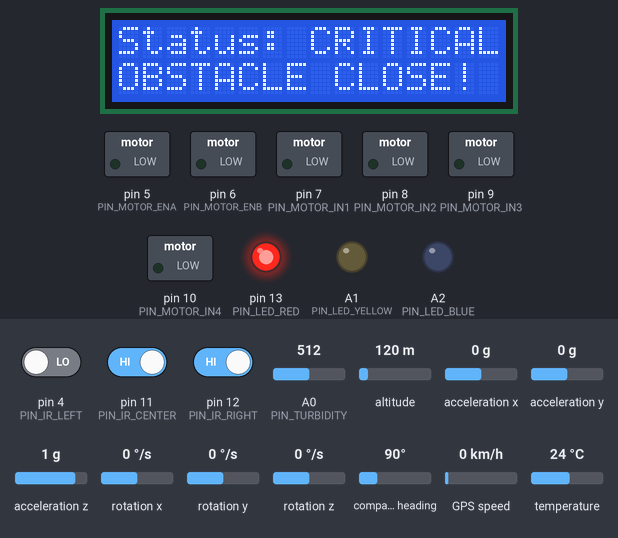
Bench run of a sketch on a simulated Arduino Uno, built with avr-gcc and run on an emulated ATmega328P. On the bench: 16×2 character LCD, switched loads named in the sketch (green lamp = pin HIGH), output pins drawn as LEDs (lit = HIGH). Inputs (shaded band) come from the test bench; at power-on: pin 4 (PIN_IR_LEFT) LOW, A0 (PIN_TURBIDITY) = 512, pin 11 (PIN_IR_CENTER) HIGH, pin 12 (PIN_IR_RIGHT) HIGH, altitude 120 m, acceleration x 0 g, acceleration y 0 g, acceleration z 1 g, rotation x 0 °/s, rotation y 0 °/s, rotation z 0 °/s, compass heading 90°, GPS speed 0 km/h, temperature 24 °C. Random numbers use the default seed unless the sketch sets one; the GPS gets a fix after 3 s at 37.7749, -122.4194 with 8 satellites; what the sketch prints to the serial monitor is not drawn.

Above: at 3.6 s.
3.7 s: pin 4 (PIN_IR_LEFT) driven HIGH
At 6.9 s:
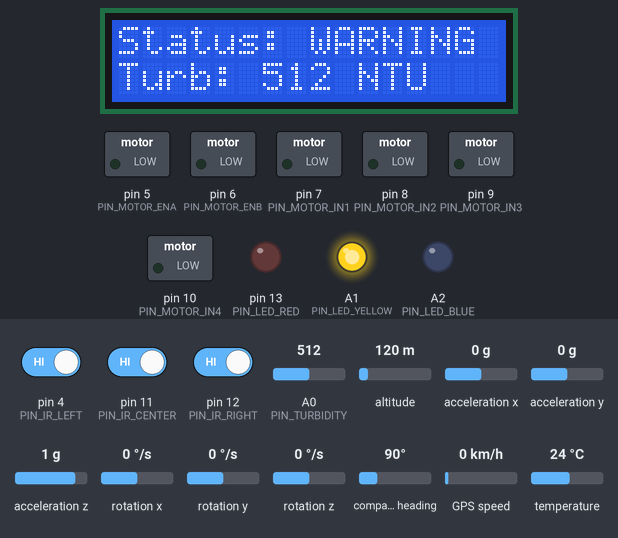
7.2 s: A0 (PIN_TURBIDITY) set to 415
At 10.2 s:
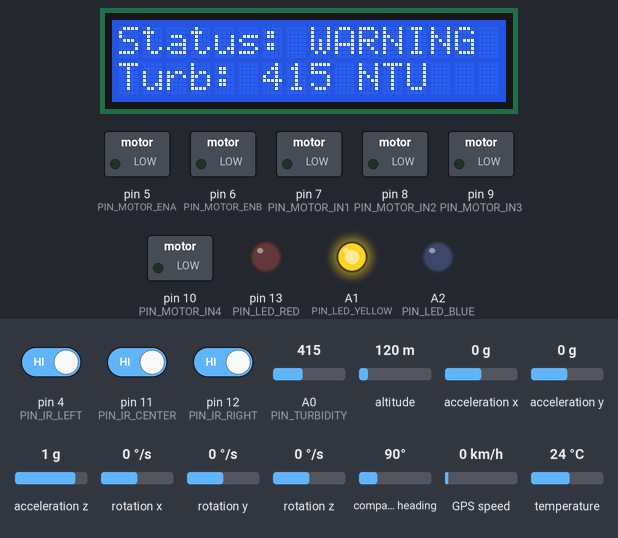
10.5 s: A0 (PIN_TURBIDITY) set to 391
At 12.6 s:
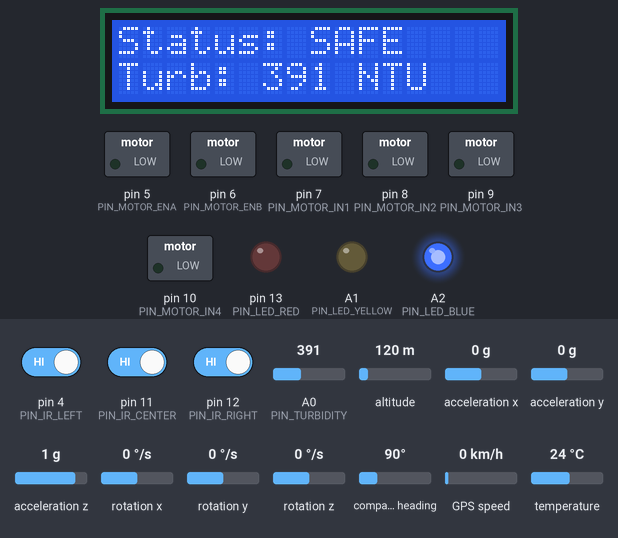
13.5 s: A0 (PIN_TURBIDITY) set to 716
At 16.2 s:
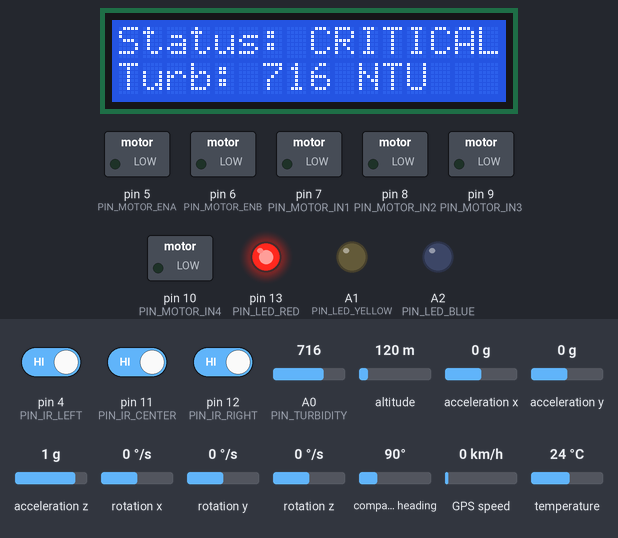
16.5 s: A0 (PIN_TURBIDITY) set to 615
At 18.6 s:
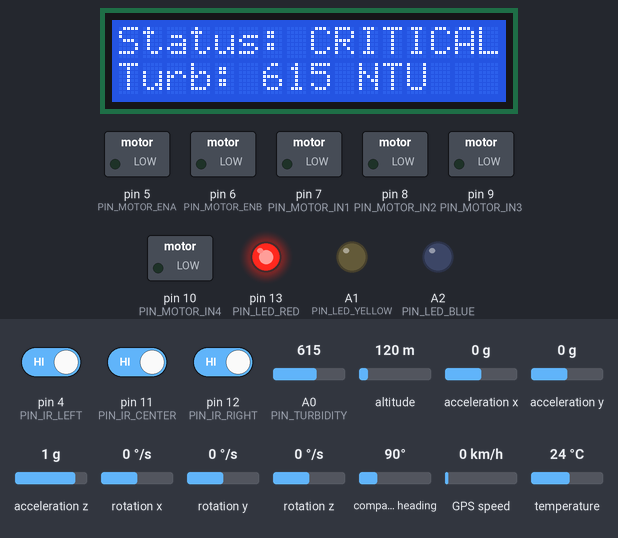
19.5 s: A0 (PIN_TURBIDITY) set to 585
At 20.5 s:
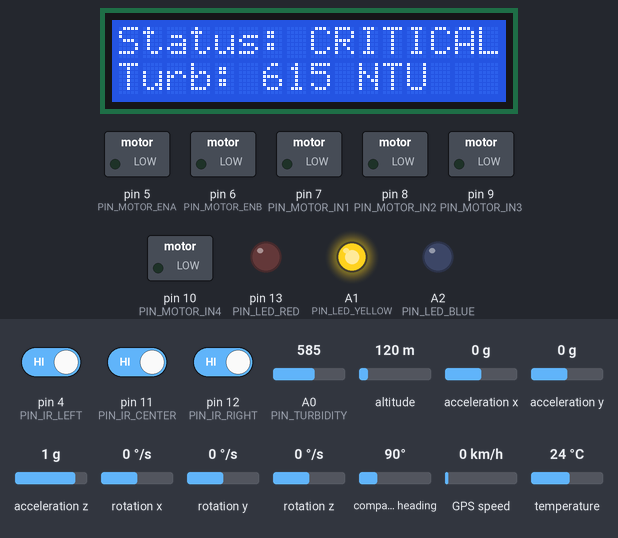
Timing chart, 0 to 22.5 s (numbered marks = the images above; inputs shaded):
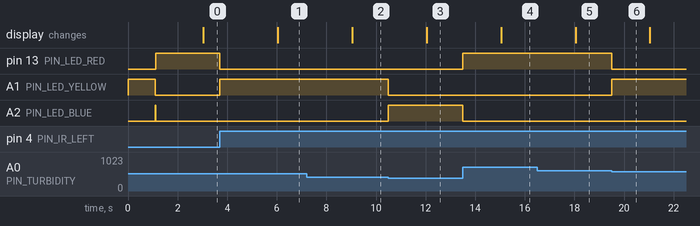

The sketch:

arduino_main.ino
```cpp
/**
 * Marine Sentinel - Main Arduino Controller Firmware
 *
 * Hardware Description:
 * - Arduino Uno / Nano (Main microcontroller)
 * - GPS NEO-6M (SoftwareSerial on Pins 2, 3)
 * - MPU6050 Gyro/Accelerometer (I2C: SDA=A4, SCL=A5)
 * - 16x2 LCD with I2C Backpack (I2C: SDA=A4, SCL=A5)
 * - Turbidity Sensor (Analog Pin A0)
 * - IR Proximity Sensors (Digital Pins 4, 11, 12)
 * - Status LEDs (Red=13, Yellow=A1, Blue=A2)
 * - L298N Motor Driver (ENA=5, ENB=6, IN1=7, IN2=8, IN3=9, IN4=10)
 * - Serial Link to PC / Companion Computer (Hardware Serial: Pins 0/RX, 1/TX)
 *
 * Dependencies:
 * - TinyGPS++ (by Mikal Hart)
 * - Adafruit MPU6050 (by Adafruit)
 * - Adafruit Unified Sensor (by Adafruit)
 * - LiquidCrystal_I2C (by Frank de Brabander)
 */

#include <Wire.h>
#include <SoftwareSerial.h>
#include <TinyGPS++.h>
#include <Adafruit_MPU6050.h>
#include <Adafruit_Sensor.h>
#include <LiquidCrystal_I2C.h>

// PIN DEFINITIONS
#define PIN_TURBIDITY      A0
#define PIN_LED_RED        13
#define PIN_LED_YELLOW     A1
#define PIN_LED_BLUE       A2

#define PIN_IR_LEFT        4
#define PIN_IR_CENTER      11
#define PIN_IR_RIGHT       12

#define PIN_MOTOR_ENA      5
#define PIN_MOTOR_ENB      6
#define PIN_MOTOR_IN1      7
#define PIN_MOTOR_IN2      8
#define PIN_MOTOR_IN3      9
#define PIN_MOTOR_IN4      10

#define GPS_RX_PIN         2
#define GPS_TX_PIN         3

// CONSTANTS & CONFIGURATION
const unsigned long SEND_INTERVAL = 3000; // Telemetry transmit interval (ms)
const int TURBIDITY_THRESHOLD_CRITICAL = 600; // Example analog read threshold
const int TURBIDITY_THRESHOLD_WARNING = 400;

// OBJECT INITIALIZATION
TinyGPSPlus gps;
SoftwareSerial gpsSerial(GPS_RX_PIN, GPS_TX_PIN); // RX=2 (to GPS TX), TX=3 (to GPS RX)
Adafruit_MPU6050 mpu;
LiquidCrystal_I2C lcd(0x27, 16, 2);

// GLOBAL STATE
unsigned long lastSendTime = 0;
String systemStatus = "SAFE"; // SAFE (Blue), WARNING (Yellow), CRITICAL (Red)

void setup() {
  // Initialize Hardware Serial for PC / Dashboard communication
  Serial.begin(115200);

  // Initialize Software Serial for GPS
  gpsSerial.begin(9600);

  // Initialize LED Pins
  pinMode(PIN_LED_RED, OUTPUT);
  pinMode(PIN_LED_YELLOW, OUTPUT);
  pinMode(PIN_LED_BLUE, OUTPUT);

  // Set default LED state (Yellow - Booting / Monitoring Init)
  setLEDs(false, true, false);

  // Initialize IR Proximity Sensor Pins
  pinMode(PIN_IR_LEFT, INPUT);
  pinMode(PIN_IR_CENTER, INPUT);
  pinMode(PIN_IR_RIGHT, INPUT);

  // Initialize Motor Driver Pins
  pinMode(PIN_MOTOR_ENA, OUTPUT);
  pinMode(PIN_MOTOR_ENB, OUTPUT);
  pinMode(PIN_MOTOR_IN1, OUTPUT);
  pinMode(PIN_MOTOR_IN2, OUTPUT);
  pinMode(PIN_MOTOR_IN3, OUTPUT);
  pinMode(PIN_MOTOR_IN4, OUTPUT);
  stopMotors();

  // Initialize LCD Screen
  lcd.init();
  lcd.backlight();
  lcd.setCursor(0, 0);
  lcd.print("MARINE SENTINEL");
  lcd.setCursor(0, 1);
  lcd.print("BOOTING...");

  // Initialize MPU6050 Gyro/Accel
  if (!mpu.begin()) {
    lcd.setCursor(0, 1);
    lcd.print("MPU6050 ERR!    ");
    delay(2000);
  } else {
    mpu.setAccelerometerRange(MPU6050_RANGE_8_G);
    mpu.setGyroRange(MPU6050_RANGE_500_DEG);
    mpu.setFilterBandwidth(MPU6050_BAND_21_HZ);
  }

  lcd.setCursor(0, 1);
  lcd.print("READY           ");
  delay(1000);

  // Start with default Blue (Ocean Safe) status after booting completes
  updateSystemStatus("SAFE");
}

void loop() {
  // 1. Process GPS incoming data from SoftwareSerial
  while (gpsSerial.available() > 0) {
    gps.encode(gpsSerial.read());
  }

  // 2. Process serial commands from PC / Dashboard (Steering Overrides)
  if (Serial.available() > 0) {
    handleIncomingCommand();
  }

  // 3. Read sensors & evaluate status
  int turbidityRaw = analogRead(PIN_TURBIDITY);
  bool obstacleLeft = (digitalRead(PIN_IR_LEFT) == LOW); // Active Low sensor assumed
  bool obstacleCenter = (digitalRead(PIN_IR_CENTER) == LOW);
  bool obstacleRight = (digitalRead(PIN_IR_RIGHT) == LOW);

  sensors_event_t a, g, temp;
  mpu.getEvent(&a, &g, &temp);

  // Determine System Status based on telemetry
  String newStatus = "SAFE";
  if (obstacleLeft || obstacleCenter || obstacleRight || turbidityRaw > TURBIDITY_THRESHOLD_CRITICAL) {
    newStatus = "CRITICAL";
  } else if (turbidityRaw > TURBIDITY_THRESHOLD_WARNING) {
    newStatus = "WARNING";
  }

  if (newStatus != systemStatus) {
    updateSystemStatus(newStatus);
  }

  // 4. Send telemetry JSON to PC / Dashboard periodically
  unsigned long currentTime = millis();
  if (currentTime - lastSendTime >= SEND_INTERVAL) {
    sendTelemetry(turbidityRaw, obstacleLeft, obstacleCenter, obstacleRight, a, g);
    updateLCD(turbidityRaw, obstacleLeft || obstacleCenter || obstacleRight);
    lastSendTime = currentTime;
  }
}

// Update LCD screen contents
void updateLCD(int turbidity, bool obstacle) {
  lcd.clear();
  lcd.setCursor(0, 0);
  lcd.print("Status: ");
  lcd.print(systemStatus);

  lcd.setCursor(0, 1);
  if (obstacle) {
    lcd.print("OBSTACLE CLOSE!");
  } else {
    lcd.print("Turb: ");
    lcd.print(turbidity);
    lcd.print(" NTU");
  }
}

// Transmit structured JSON telemetry over Serial to PC / Dashboard
void sendTelemetry(int turbidity, bool obsL, bool obsC, bool obsR, sensors_event_t &accel, sensors_event_t &gyro) {
  Serial.print("{\"gps\":{");
  if (gps.location.isValid()) {
    Serial.print("\"lat\":");
    Serial.print(gps.location.lat(), 6);
    Serial.print(",\"lng\":");
    Serial.print(gps.location.lng(), 6);
    Serial.print(",\"spd\":");
    Serial.print(gps.speed.kmph());
  } else {
    Serial.print("\"lat\":0.0,\"lng\":0.0,\"spd\":0.0");
  }
  Serial.print("},\"turb\":");
  Serial.print(turbidity);

  // Simulate pH and Temp measurements since physical sensors are simulated at local level
  float simulated_ph = 7.2 + (random(-20, 21) / 100.0);
  float simulated_temp = 24.5 + (random(-5, 6) / 10.0);
  Serial.print(",\"ph\":");
  Serial.print(simulated_ph, 2);
  Serial.print(",\"temp\":");
  Serial.print(simulated_temp, 1);

  Serial.print(",\"gyro\":{");
  Serial.print("\"ax\":"); Serial.print(accel.acceleration.x, 2);
  Serial.print(",\"ay\":"); Serial.print(accel.acceleration.y, 2);
  Serial.print(",\"az\":"); Serial.print(accel.acceleration.z, 2);
  Serial.print(",\"gx\":"); Serial.print(gyro.gyro.x, 2);
  Serial.print(",\"gy\":"); Serial.print(gyro.gyro.y, 2);
  Serial.print(",\"gz\":"); Serial.print(gyro.gyro.z, 2);
  Serial.print("},\"ir\":[");
  Serial.print(obsL ? 1 : 0); Serial.print(",");
  Serial.print(obsC ? 1 : 0); Serial.print(",");
  Serial.print(obsR ? 1 : 0);
  Serial.print("],\"status\":\"");
  Serial.print(systemStatus);
  Serial.println("\"}");
}

// Process direct steering control packets from the dashboard
void handleIncomingCommand() {
  String cmd = Serial.readStringUntil('\n');
  cmd.trim();

  if (cmd.startsWith("CMD:")) {
    String action = cmd.substring(4);
    if (action == "FWD") {
      driveForward(200);
    } else if (action == "REV") {
      driveBackward(200);
    } else if (action == "LEFT") {
      turnLeft(180);
    } else if (action == "RIGHT") {
      turnRight(180);
    } else if (action == "STOP") {
      stopMotors();
    }
  }
}

// Update LEDs and global state
void updateSystemStatus(String status) {
  systemStatus = status;
  if (status == "SAFE") {
    setLEDs(false, false, true); // Blue
  } else if (status == "WARNING") {
    setLEDs(false, true, false); // Yellow
  } else if (status == "CRITICAL") {
    setLEDs(true, false, false); // Red
  }
}

void setLEDs(bool red, bool yellow, bool blue) {
  digitalWrite(PIN_LED_RED, red ? HIGH : LOW);
  digitalWrite(PIN_LED_YELLOW, yellow ? HIGH : LOW);
  digitalWrite(PIN_LED_BLUE, blue ? HIGH : LOW);
}

// MOTOR DRIVER HELPER FUNCTIONS
void driveForward(int speed) {
  analogWrite(PIN_MOTOR_ENA, speed);
  analogWrite(PIN_MOTOR_ENB, speed);
  digitalWrite(PIN_MOTOR_IN1, HIGH);
  digitalWrite(PIN_MOTOR_IN2, LOW);
  digitalWrite(PIN_MOTOR_IN3, HIGH);
  digitalWrite(PIN_MOTOR_IN4, LOW);
}

void driveBackward(int speed) {
  analogWrite(PIN_MOTOR_ENA, speed);
  analogWrite(PIN_MOTOR_ENB, speed);
  digitalWrite(PIN_MOTOR_IN1, LOW);
  digitalWrite(PIN_MOTOR_IN2, HIGH);
  digitalWrite(PIN_MOTOR_IN3, LOW);
  digitalWrite(PIN_MOTOR_IN4, HIGH);
}

void turnLeft(int speed) {
  analogWrite(PIN_MOTOR_ENA, speed);
  analogWrite(PIN_MOTOR_ENB, speed);
  digitalWrite(PIN_MOTOR_IN1, LOW);
  digitalWrite(PIN_MOTOR_IN2, HIGH);
  digitalWrite(PIN_MOTOR_IN3, HIGH);
  digitalWrite(PIN_MOTOR_IN4, LOW);
}

void turnRight(int speed) {
  analogWrite(PIN_MOTOR_ENA, speed);
  analogWrite(PIN_MOTOR_ENB, speed);
  digitalWrite(PIN_MOTOR_IN1, HIGH);
  digitalWrite(PIN_MOTOR_IN2, LOW);
  digitalWrite(PIN_MOTOR_IN3, LOW);
  digitalWrite(PIN_MOTOR_IN4, HIGH);
}

void stopMotors() {
  analogWrite(PIN_MOTOR_ENA, 0);
  analogWrite(PIN_MOTOR_ENB, 0);
  digitalWrite(PIN_MOTOR_IN1, LOW);
  digitalWrite(PIN_MOTOR_IN2, LOW);
  digitalWrite(PIN_MOTOR_IN3, LOW);
  digitalWrite(PIN_MOTOR_IN4, LOW);
}
```

Measured:
- the behaviour switches between 401 and 400 on A0 (PIN_TURBIDITY) (found by bisection; images 2 and 3)
- the behaviour switches between 601 and 600 on A0 (PIN_TURBIDITY) (found by bisection; images 5 and 6)
- after the input at 3.7 s, pin 13 (PIN_LED_RED): HIGH → LOW at once; A1 (PIN_LED_YELLOW): LOW → HIGH at once; the display: changes after 2.3 s (image 1)
- after the input at 7.2 s, the display: changes after 1.8 s (image 2)
- after the input at 10.5 s, A1 (PIN_LED_YELLOW): HIGH → LOW at once; A2 (PIN_LED_BLUE): LOW → HIGH at once; the display: changes after 1.5 s (image 3)
- after the input at 13.5 s, pin 13 (PIN_LED_RED): LOW → HIGH at once; A2 (PIN_LED_BLUE): HIGH → LOW at once; the display: changes after 1.5 s (image 4)
- after the input at 16.5 s, the display: changes after 1.5 s (image 5)
- after the input at 19.5 s, pin 13 (PIN_LED_RED): HIGH → LOW at once; A1 (PIN_LED_YELLOW): LOW → HIGH at once
